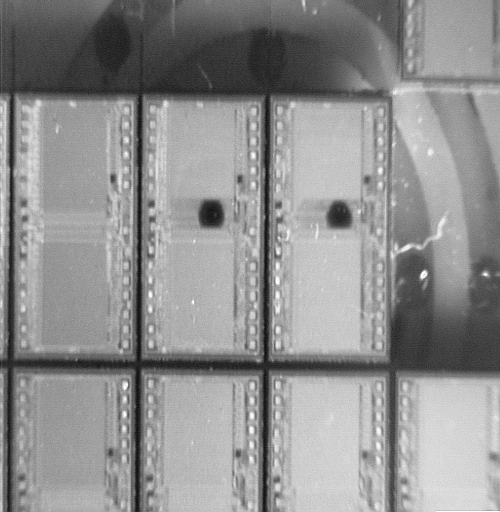
#> input picture img/Die-2.tif, 500 x 512 px; its folder holds 6 pictures in this run
$ python cv2_diff.py
#> lines starting #> are read from the running program, lines starting #| are printed output that depends on the picture; after the words box and inside, x2 and y2 are one past the last pixel; in counts of white or black regions, pixels touching at a corner belong together
### func.py
import numpy as np
import cv2
import os
from numpy.lib.stride_tricks import as_strided
from itertools import product

# [91 lines left out: functions _split, _pad, _DSP, _USP, _nor, _CC and 2 more, not called in this run]

def _NMS(boxes, overlapThresh):
	boxes = boxes.astype("float")
	# 確保boxes為float
	pick = []
	x1 = boxes[:,0]    # 左上x座標
	y1 = boxes[:,1]    # 左上y座標
	x2 = boxes[:,2]    # 右下x座標
	y2 = boxes[:,3]    # 右下y座標
    # 取得boxes的各角落座標
	area = (x2 - x1 + 1) * (y2 - y1 + 1)
    # 計算boxes的面積
	idxs = np.argsort(y2)
    # 依右下y座標排序
	while len(idxs) > 0:
		last = len(idxs) - 1
		i = idxs[last]
		pick.append(i)
        # 取idxs中最後一項box的index並紀錄之
		xx1 = np.maximum(x1[i], x1[idxs[:last]])
		yy1 = np.maximum(y1[i], y1[idxs[:last]])
		xx2 = np.minimum(x2[i], x2[idxs[:last]])
		yy2 = np.minimum(y2[i], y2[idxs[:last]])
        # 計算最後一項box與其他boxes的重疊區域之座標
		w = np.maximum(0, xx2 - xx1 + 1)
		h = np.maximum(0, yy2 - yy1 + 1)
        # 計算重疊區域之w與h，當不重疊時w或h為0
		overlap = (w * h) / area[idxs[:last]]
        # 計算重疊面積所佔template面積比例
		idxs = np.delete(idxs, np.concatenate(([last],\
			   np.where(overlap > overlapThresh)[0])))
        # 當該box重疊面積比大於其他boxes時，刪除其index
	return boxes[pick].astype("int")
    # 最終輸出所剩boxes列表

# [38 lines left out: functions _getBox, _plotBox, not called in this run]

# %% Parameters
# 高斯核
G = np.array([[1,  4,  6,  4, 1],
              [4, 16, 24, 16, 4],
              [6, 24, 36, 24, 6],
              [4, 16, 24, 16, 4],
              [1,  4,  6,  4, 1]])

### cv2_diff.py
import cv2 as cv
import numpy as np
import func
import os

# %%
path = './img'
Fn = 'Die-2.tif'
Tn = 'Die-Template.tif'
# %%
img_rgb = cv.imread(os.path.join(path, Fn))
#> img_rgb is the input picture: shape (512, 500, 3); min 10, max 255, mean 143.3
img_gray = cv.cvtColor(img_rgb, cv.COLOR_BGR2GRAY)
template = cv.imread(os.path.join(path, Tn))
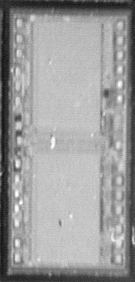
#> input picture img/Die-Template.tif, 135 x 282 px
#> template is the input picture: shape (282, 135, 3); min 15, max 255, mean 155.3
template_gray = cv.cvtColor(template, cv.COLOR_BGR2GRAY)
w, h = template_gray.shape[::-1]
#> w = 135; h = 282
res = cv.matchTemplate(img_gray, template_gray, cv.TM_CCOEFF_NORMED)
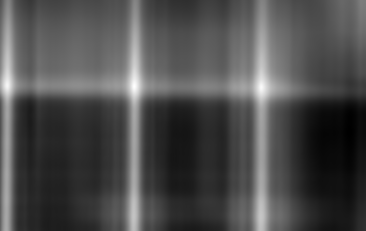
#> res: shape (231, 366) float32; min -0.314, max 0.87, mean 0.0477; drawn with min black and max white
threshold = 0.6
loc = np.where( res >= threshold)
#> loc = 786 positions, rows 57 to 218, columns 3 to 268
L = []
for pt in zip(*loc[::-1]):
    cv.rectangle(img_rgb, pt, (pt[0] + w, pt[1] + h), (0,0,255), 2)
    boxes = np.vstack([pt[0] - w//2, pt[1] - h//2,\
                       pt[0] + w//2, pt[1] + h//2]).T
    L.append(boxes)
#> this loop made 786 passes
#> (pt, boxes) on passes 1 to 3: ((134, 57), [[67, -84, 201, 198]]), ((134, 58), [[67, -83, 201, 199]]), ((134, 59), [[67, -82, 201, 200]])
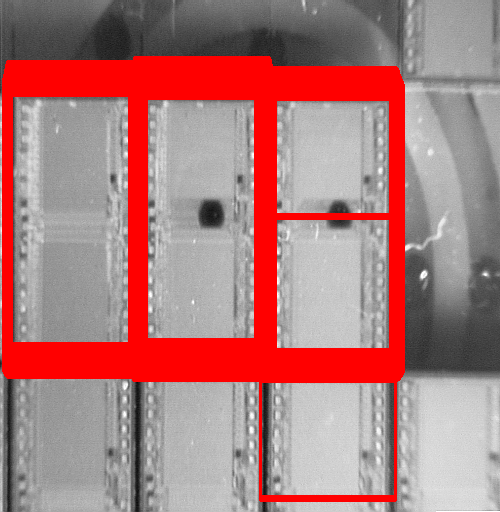
#> img_rgb: shape (512, 500, 3); 19.71% of pixels changed, all inside (x1, y1, x2, y2) = (2, 56, 405, 502)
#> after the loop, L = 786 items, first 6: [[67, -84, 201, 198]], [[67, -83, 201, 199]], [[67, -82, 201, 200]], [[68, -82, 202, 200]], [[67, -81, 201, 201]], [[68, -81, 202, 201]]
L = np.vstack(L)
#> L = 786 rows, first 6: [67, -84, 201, 198], [67, -83, 201, 199], [67, -82, 201, 200], [68, -82, 202, 200], [67, -81, 201, 201], [68, -81, 202, 201]
CV_box = func._NMS(L, 0.4)
#> in _NMS, `boxes = boxes.astype("float")`: boxes has the same summary as L outside _NMS
#> in _NMS, `x1 = boxes[:,0]`: x1 = 786 values, max 201 at index 439, min -64 at index 226, mean 81.29
#> in _NMS, `y1 = boxes[:,1]`: y1 = 786 values from -84 to 77
#> in _NMS, `x2 = boxes[:,2]`: x2 = 786 values, max 335 at index 439, min 70 at index 226, mean 215.3
#> in _NMS, `y2 = boxes[:,3]`: y2 = 786 values from 198 to 359
#> in _NMS, `area = (x2 - x1 + 1) * (y2 - y1 + 1)`: area = 786 values from 38205 to 38205
#> in _NMS, `idxs = np.argsort(y2)`: idxs = 786 values, max 785 at index 785, min 0 at index 0, mean 392.5
#> the loop in _NMS, `while len(idxs) > 0:` made 3 passes
#> (last, i) on passes 1 to 3: (785, 785), (495, 775), (202, 737)
#> after the loop in _NMS, `while len(idxs) > 0:`: idxs = empty array; pick = [785, 775, 737]
#> CV_box = [[193, 77, 327, 359], [68, -43, 202, 239], [-60, -46, 74, 236]]

# %%
sPpy = './npy'
sFpy = Fn.split('.')[0] + '_box.npy'
#> (the run stopped early here; a loop or call above may not have finished)
